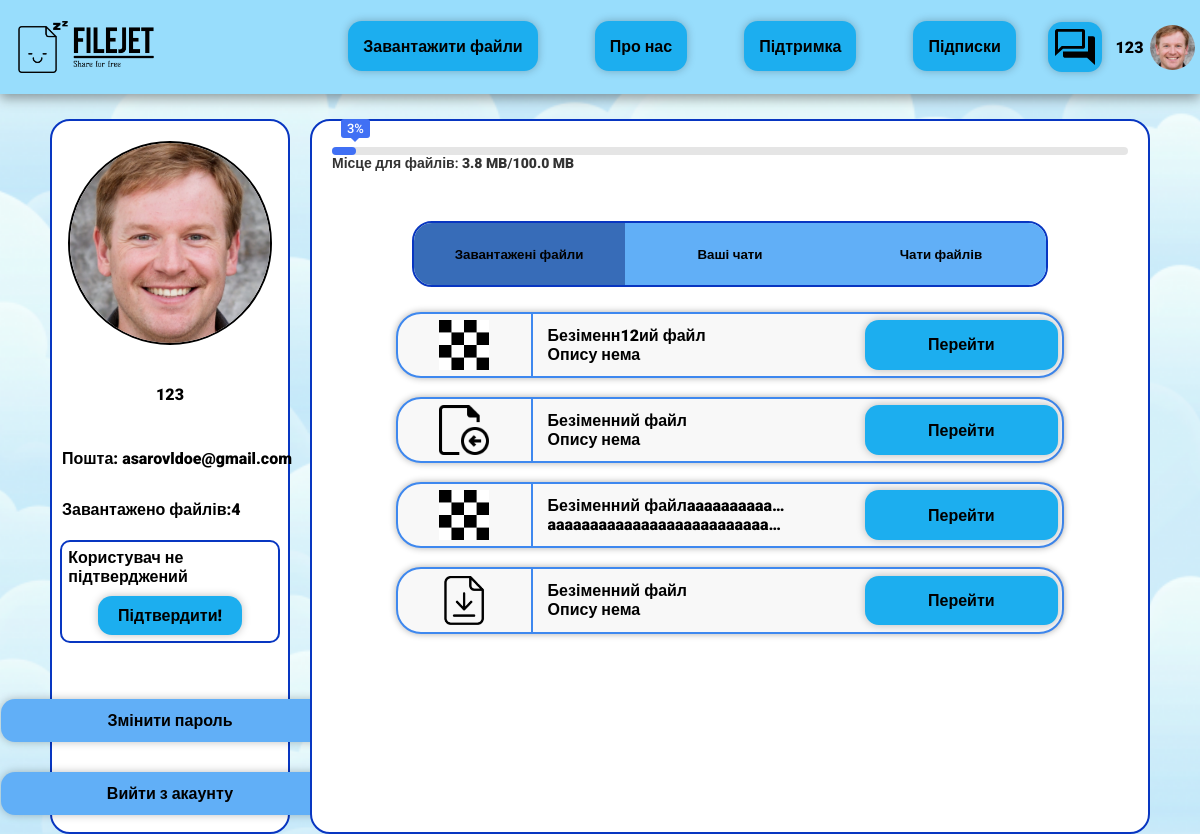
Page /profile/ (signed in) on the committed database.
### ProfileApp/models.py (models this page shows, shortened)
class Profile(models.Model):
    user = models.OneToOneField(User, on_delete=models.CASCADE)
    image = models.ImageField(upload_to='image/%Y/%m/%d', default="unregistered_user.png")
    total_size = models.IntegerField(default=104857600)
    used_size = models.IntegerField(default=0)
    procent_size = models.IntegerField(default=0)
    subscription = models.ForeignKey(Subscription, on_delete=models.CASCADE, to_field='id', default="1")

### FileApp/models.py (models this page shows, shortened)
class File(models.Model):
    file_path = models.FileField(upload_to='files/%Y/%m/%d', max_length=255, null=True, blank=True)
    name = models.CharField(max_length=255, default="Безіменний файл")
    description = models.TextField(default="Опису нема")
    category = models.ForeignKey(Category, on_delete=models.CASCADE, null=True, blank=True)
    private = models.BooleanField()
    image = models.ImageField(upload_to='image/%Y/%m/%d', default="file_preview.png")
    user = models.ForeignKey(settings.AUTH_USER_MODEL, on_delete=models.CASCADE)

### ProfileApp/views.py (the view)
# urls.py: path(r'profile/', show_profile, name='profile'),
@login_required(login_url='main')
def show_profile(request):
    context = {}
    files = list(File.objects.filter(user = request.user))
    profile = Profile.objects.get(user=request.user)
    context['profile'] = profile
    context['files'] = files
    context['file_amount'] = len(files)
    chats_to_you = Chat.objects.filter(receive_user = request.user)
    messages_to_profile = []
    try:
        for chat in chats_to_you:
            message_to_profile = Message.objects.filter(chat = chat).order_by('pk').latest('pk')
            message_to_profile_user = message_to_profile.user
            file = chat.file
            message = message_to_profile.message
            if len(message) > 30:
                message = message[:30] + "..."
            else:
                message = message
            message = f"{chat.name} {message_to_profile_user.username}: {message}"
            message_to_profile_user_list = [file, message]
            messages_to_profile.append(message_to_profile_user_list)
        context['messages_to_profile'] = messages_to_profile
    except Message.DoesNotExist:
        pass
    chats_by_you = Chat.objects.filter(send_user = request.user)
    messages_by_profile = []
    try:
        for chat in chats_by_you:
            message_by_profile = Message.objects.filter(chat = chat).order_by('pk').latest('pk')
            message_by_profile_user = message_by_profile.user
            file = chat.file
            message = message_by_profile.message
            if len(message) > 30:
                message = message[:30] + "..."
            else:
                message = message
            message = f"{chat.name} {message_by_profile_user.username}: {message}"
            message_by_profile_user_list = [file, message]
            messages_by_profile.append(message_by_profile_user_list)
        context['messages_by_profile'] = messages_by_profile
    except Message.DoesNotExist:
        pass
    return render(request, 'profile.html', context)

### MainApp/templatetags/base.py (called while the page is built)
@register.simple_tag
def give_user(request):
    if request.user.is_authenticated:
        user = request.user
        profile = Profile.objects.get(user=user)
        return profile

@register.simple_tag
def give_chats(request):
    if request.user.is_authenticated:
        chats = Chat.objects.filter(send_user = request.user)
        chat_and_last_message_list = []
        for chat in chats:
            chat_and_last_message = []
            try:
                last_message = Message.objects.filter(chat = chat).order_by('pk').latest('pk')
            except Message.DoesNotExist:
                last_message = ''
            profile_image = Profile.objects.get(user = chat.send_user)
            chat_and_last_message.append(profile_image)
            chat_and_last_message.append(last_message)
            chat_and_last_message.append(chat)
            chat_and_last_message_list.append(chat_and_last_message)
        return chat_and_last_message_list

### ProfileApp/templates/profile.html (shortened to what this page needs)
{% extends 'base.html' %}
{% load static %}
{% block style %}<link rel="stylesheet" href="{% static 'css/profile.css' %}">{% endblock %}
{% block content %}
<div id="content">
    <div id="profile-menu">
        <div id="profile-picture">
            {% if profile.image %}
            <img class="image_account" src="{{ profile.image.url }}" alt="Нема аккаунту">
            {% else %}
            <img class="image_account" src="{% static 'images/unregistrate_user.png' %}" alt="Нема аккаунту">
            {% endif %}
        </div>
        <div id="text-info">
            <div id="name-login">
                <span>{{ profile.user.username }}</span>
            </div>
            <div id="email">
                <span>Пошта: {{ profile.user.email }}</span>
            </div>
            <div id="amount-files">
                <span>Завантажено файлів:{{ file_amount }}</span>
            </div>
            <div id="acception">
                <span>Користувач не підтверджений</span>
                <a href="{% url 'authenticate' %}" id="button-accept-email">Підтвердити!</a>
            </div>
        </div>
        <div id="profile-buttons">
            <a href="{% url 'password_change' %}"><span>Змінити пароль</span></a>
            <a href="{% url 'logout' %}"><span>Вийти з акаунту</span></a>
        </div>
    </div>
    <div id="profile-content">
        <div class="skill-box">
            <div class="skill-bar">
                <span class="skill-per">
                    <span class="tooltip">{{ profile.procent_size }}%</span>
                </span>
            </div>
            <span class="title">Місце для файлів: <span id="used-size"></span>/<span id="total-size"></span></span>
        </div>
        <div id="buttons-menu">
            <button class="button-profile selected"  value="files">Завантажені файли</button>
            <button class="button-profile" value="your-messages">Ваші чати</button>
            <button class="button-profile" value="messages-to-you">Чати файлів</button>
        </div>
        <div class="change-section" id="files">
            {% for file in files %}
            <div class="box">
                <div class="box-image">
                    {% if file.image %}
                    <img src="{{ file.image.url }}" alt="{{ file.name }}">
                    {% else %}
                    Нема зображення
                    {% endif %}
                </div>
                <div class="box-info">
                    <p>{{ file.name }}</p>
                    <p>{{ file.description }}</p>
                </div>
                    <a class="button-to-box" href="{% url 'file' file.pk %}">Перейти</a>
            </div>
            {% endfor %}
        </div>
    </div>
</div>
{% endblock %}

### MainApp/templates/base.html (shortened to what this page needs)
<html lang="en">
    {% load static %}
    {% load base %}
    {% give_user request as profile %}
    {% give_chats request as chat_and_last_message_list_header %}
<head>
    <link rel="stylesheet" href="{% static 'css/base.css' %}">
    {% block style %} {% endblock %}
</head>
<body>
    <header>
        <div id="left-header-side">
            <p><a href="{% url 'main' %}"><img class="logo" src="{% static 'images/header-logo.png' %}" alt="Логотип компанії"></a></p>
        </div>
        <div class="navigation_buttons">
            <a href="{% url 'upload_file' %}">Завантажити файли</a>
            <a href="{% url 'about_us' %}">Про нас</a>
            <a href="{% url 'documentation' %}">Підтримка</a>
            <a href="{% url 'subscription' %}">Підписки</div></a>
        <div class="no_account">
            <button class="H-modal-button" onclick="openModalHeader('header-modal')"><img src="{% static 'images/chat_icon.svg' %}" alt="Чат"></button>
            <a href="{% url 'profile' %}">
                {{ profile.user.username }}
                {% if profile.image %}
                <img class="image_account" src="{{ profile.image.url }}" alt="Нема аккаунту">
                {% else %}
                <img class="image_account" src="{% static 'images/unregistrate_user.png' %}" alt="Нема аккаунту">
                {% endif %}
            </a>
        </div>
    </header>
    {% block content %}{% endblock %}
</body>
</html>

### MainApp/static/css/base.css (style rules this page uses)
* { padding: 0; margin: 0; font-family: 'Roboto', sans-serif; font-weight: 900; }
body { width: 100%; height: 100%; display: flex; flex-flow: column; }
a, a:hover, a:visited, a:active { color: inherit; text-decoration: none; }
header { display: flex; flex-direction: row; justify-content: space-between; align-items: center; width: 100%; height: 100px; background: #98DDFC; box-shadow: 0px 4px 12px rgba(0, 0, 0, 0.4); flex: 0 1 auto; }
#left-header-side { padding-left: 1.5%; gap: 2%; display: flex; justify-content: space-between; width: 28%; align-items: center; }
.logo { width: 136px; height: 52px; flex: none; order: 0; flex-grow: 0; }
.navigation_buttons { display: flex; flex-direction: row; justify-content: center; align-items: center; padding: 0px 0px; gap: 57px; width: 720px; height: 92px; flex: none; order: 1; align-self: stretch; flex-grow: 0; }
.navigation_buttons a { display: flex; flex-direction: row; justify-content: center; align-items: center; padding: 3px 15px; height: 44px; background: #1CAEEF; box-shadow: 0px 0px 8px rgba(0, 0, 0, 0.25); border-radius: 14px; border: 0px; flex: none; order: 0; flex-grow: 0; }
.no_account { display: flex; flex-direction: row; justify-content: center; align-items: center; padding: 5px 40px; gap: 15px; width: 78px; height: 74px; border-radius: 10px; flex: none; order: 2; flex-grow: 0; }
.no_account a { display: flex; flex-direction: row; justify-content: center; align-items: center; gap: 7px; width: 78px; height: 74px; border-radius: 10px; flex: none; order: 2; flex-grow: 0; }
.image_account { box-sizing: border-box; width: 45px; height: 45px; flex: none; flex-grow: 0; width: 45px; height: 45px; border-radius: 100%; font-size: 14px; font-family: 'Roboto'; font-style: normal; font-weight: 700; font-size: 14px; line-height: 150%; letter-spacing: -0.019em; color: #000000; flex: none; flex-grow: 0; }
.H-modal-button { display: flex; flex-direction: row; justify-content: center; align-items: center; padding: 7px; gap: 10px; cursor: pointer; font-size: 18px; border: none; background: #1CAEEF; box-shadow: 0px 0px 8px rgba(0, 0, 0, 0.25); border-radius: 14px; }

### rows in the picture
Profile: user.username "123", image (picture), user.email "asarovldoe@gmail.com", procent_size "3"
File: image (picture), name "Безіменн12ий файл", description "Опису нема"
File: image (picture), name "Безіменний файл", description "Опису нема"
File: image (picture), name "Безіменний файлaaaaaaaaaa…", description "aaaaaaaaaaaaaaaaaaaaaaaaaaa…"
File: image (picture), name "Безіменний файл", description "Опису нема"

### other values in the picture
{{ file_amount }} "4"
